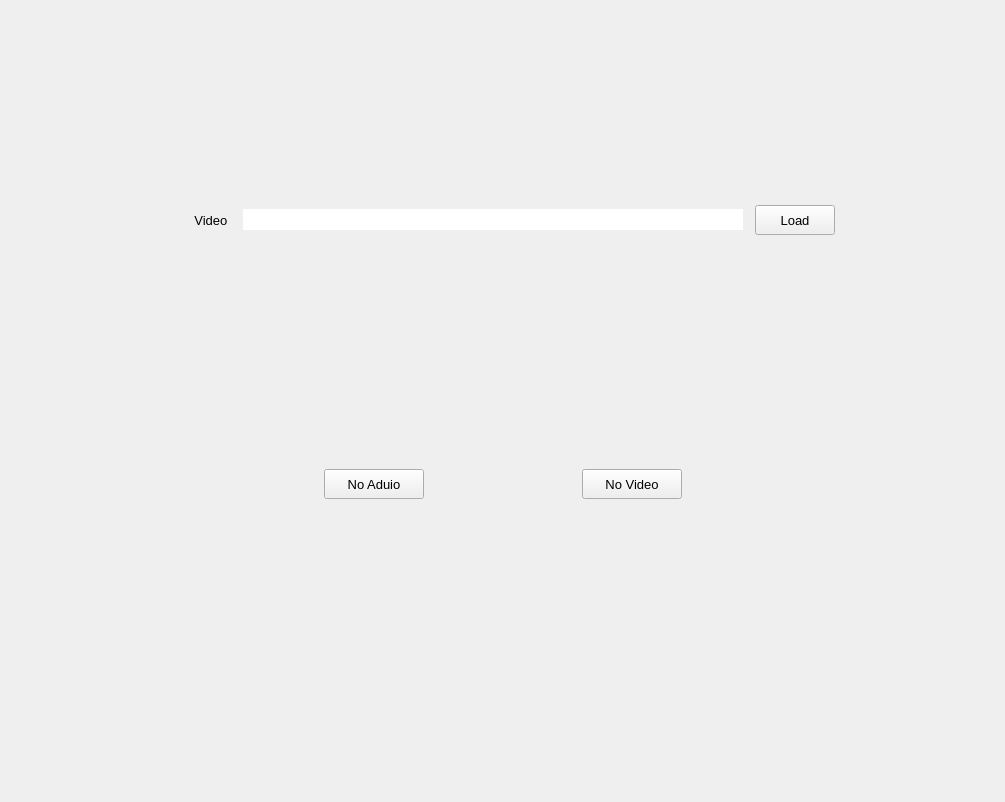
<?xml version="1.0" encoding="UTF-8"?>
<ui version="4.0">
 <class>MainWindow</class>
 <widget class="QMainWindow" name="MainWindow">
  <property name="geometry">
   <rect>
    <x>0</x>
    <y>0</y>
    <width>1005</width>
    <height>802</height>
   </rect>
  </property>
  <property name="font">
   <font>
    <pointsize>10</pointsize>
   </font>
  </property>
  <property name="windowTitle">
   <string>MainWindow</string>
  </property>
  <property name="styleSheet">
   <string notr="true"/>
  </property>
  <widget class="QWidget" name="centralWidget">
   <layout class="QVBoxLayout" name="verticalLayout_3" stretch="2,3,3">
    <item>
     <spacer name="verticalSpacer">
      <property name="orientation">
       <enum>Qt::Vertical</enum>
      </property>
      <property name="sizeHint" stdset="0">
       <size>
        <width>20</width>
        <height>187</height>
       </size>
      </property>
     </spacer>
    </item>
    <item>
     <layout class="QHBoxLayout" name="horizontalLayout_5">
      <item>
       <spacer name="horizontalSpacer_2">
        <property name="orientation">
         <enum>Qt::Horizontal</enum>
        </property>
        <property name="sizeHint" stdset="0">
         <size>
          <width>40</width>
          <height>20</height>
         </size>
        </property>
       </spacer>
      </item>
      <item>
       <layout class="QVBoxLayout" name="verticalLayout">
        <item>
         <layout class="QHBoxLayout" name="horizontalLayout">
          <property name="spacing">
           <number>12</number>
          </property>
          <item>
           <widget class="QLabel" name="label_video">
            <property name="minimumSize">
             <size>
              <width>60</width>
              <height>0</height>
             </size>
            </property>
            <property name="font">
             <font>
              <pointsize>10</pointsize>
             </font>
            </property>
            <property name="layoutDirection">
             <enum>Qt::LeftToRight</enum>
            </property>
            <property name="styleSheet">
             <string notr="true"/>
            </property>
            <property name="inputMethodHints">
             <set>Qt::ImhPreferLowercase</set>
            </property>
            <property name="text">
             <string>Video </string>
            </property>
            <property name="alignment">
             <set>Qt::AlignRight|Qt::AlignTrailing|Qt::AlignVCenter</set>
            </property>
           </widget>
          </item>
          <item>
           <widget class="QLineEdit" name="lineEdit_video">
            <property name="minimumSize">
             <size>
              <width>500</width>
              <height>0</height>
             </size>
            </property>
            <property name="font">
             <font>
              <pointsize>10</pointsize>
             </font>
            </property>
            <property name="styleSheet">
             <string notr="true"/>
            </property>
            <property name="frame">
             <bool>false</bool>
            </property>
           </widget>
          </item>
          <item>
           <widget class="QPushButton" name="btn_video">
            <property name="minimumSize">
             <size>
              <width>50</width>
              <height>30</height>
             </size>
            </property>
            <property name="font">
             <font>
              <pointsize>10</pointsize>
             </font>
            </property>
            <property name="styleSheet">
             <string notr="true"/>
            </property>
            <property name="text">
             <string>Load</string>
            </property>
           </widget>
          </item>
         </layout>
        </item>
        <item>
         <spacer name="verticalSpacer_3">
          <property name="orientation">
           <enum>Qt::Vertical</enum>
          </property>
          <property name="sizeHint" stdset="0">
           <size>
            <width>20</width>
            <height>40</height>
           </size>
          </property>
         </spacer>
        </item>
        <item>
         <layout class="QHBoxLayout" name="horizontalLayout_2">
          <item>
           <spacer name="horizontalSpacer_4">
            <property name="orientation">
             <enum>Qt::Horizontal</enum>
            </property>
            <property name="sizeHint" stdset="0">
             <size>
              <width>40</width>
              <height>20</height>
             </size>
            </property>
           </spacer>
          </item>
          <item>
           <widget class="QPushButton" name="btn_no_audio">
            <property name="minimumSize">
             <size>
              <width>100</width>
              <height>30</height>
             </size>
            </property>
            <property name="font">
             <font>
              <pointsize>10</pointsize>
             </font>
            </property>
            <property name="styleSheet">
             <string notr="true"/>
            </property>
            <property name="text">
             <string>No Aduio</string>
            </property>
           </widget>
          </item>
          <item>
           <spacer name="horizontalSpacer_3">
            <property name="orientation">
             <enum>Qt::Horizontal</enum>
            </property>
            <property name="sizeHint" stdset="0">
             <size>
              <width>40</width>
              <height>20</height>
             </size>
            </property>
           </spacer>
          </item>
          <item>
           <widget class="QPushButton" name="btn_no_video">
            <property name="minimumSize">
             <size>
              <width>100</width>
              <height>30</height>
             </size>
            </property>
            <property name="font">
             <font>
              <pointsize>10</pointsize>
             </font>
            </property>
            <property name="styleSheet">
             <string notr="true"/>
            </property>
            <property name="text">
             <string>No Video</string>
            </property>
           </widget>
          </item>
          <item>
           <spacer name="horizontalSpacer">
            <property name="orientation">
             <enum>Qt::Horizontal</enum>
            </property>
            <property name="sizeHint" stdset="0">
             <size>
              <width>40</width>
              <height>20</height>
             </size>
            </property>
           </spacer>
          </item>
         </layout>
        </item>
       </layout>
      </item>
      <item>
       <spacer name="horizontalSpacer_5">
        <property name="orientation">
         <enum>Qt::Horizontal</enum>
        </property>
        <property name="sizeHint" stdset="0">
         <size>
          <width>40</width>
          <height>20</height>
         </size>
        </property>
       </spacer>
      </item>
     </layout>
    </item>
    <item>
     <spacer name="verticalSpacer_2">
      <property name="orientation">
       <enum>Qt::Vertical</enum>
      </property>
      <property name="sizeHint" stdset="0">
       <size>
        <width>20</width>
        <height>187</height>
       </size>
      </property>
     </spacer>
    </item>
   </layout>
  </widget>
 </widget>
 <resources>
  <include location="app.qrc"/>
 </resources>
 <connections/>
</ui>
